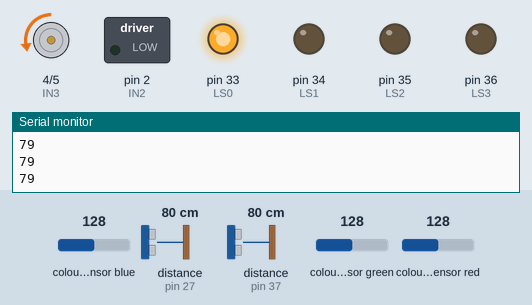
A sketch run on a simulated Arduino Mega 2560, built with avr-gcc and run on an emulated ATmega2560. Parts: motor-driver pin pairs drawn as motors (green arrow = first pin HIGH = forward, orange = second pin HIGH = backward, longer = more drive, scaled by the enable pin), switched loads named in the sketch (green lamp = pin HIGH), output pins drawn as LEDs (lit = HIGH), the last lines printed to the serial monitor. Wiring (inferred from the names in the program): ultrasonic range finder: trigger pin 26; echo pin 27; TCS3200 colour sensor: output pin 32; S2 pin 30; S3 pin 31; S0 pin 28; S1 pin 29. Dashed ring = blinking. The test bench sets the inputs (shaded band); at power-on: colour sensor blue 128, distance to the obstacle (sensors on pin 27, pin 37) 80 cm, colour sensor green 128, colour sensor red 128. The echo pulse lasts 58.3 µs per cm; pins used as bus, display or sensor lines are not drawn.

Above: at 1.2 s.
1.3 s: colour sensor blue set to 40
2.8 s: colour sensor blue set to 34
At 3.2 s:
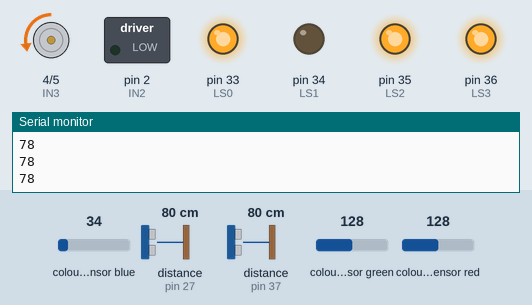
5.8 s: colour sensor blue set to 239
At 7.0 s:
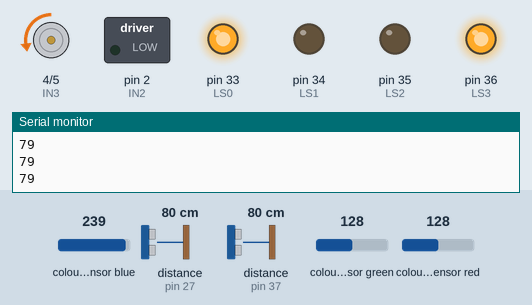
7.3 s: colour sensor blue set to 5
At 7.9 s:
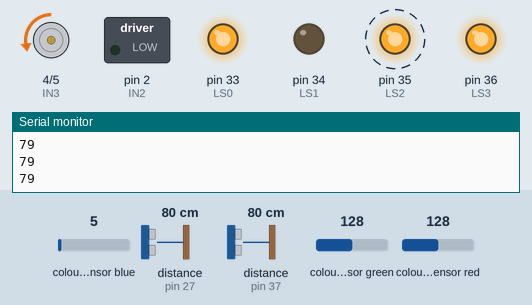
Timing chart, 0 to 11.3 s (numbered marks = the images above; inputs shaded):
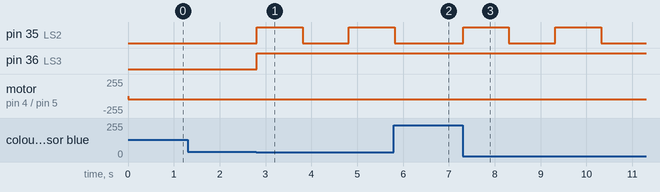

The sketch:

ObstacleAvoidance_0523.ino
```cpp
//Right Color Sensor, CS1
#define RS0 28
#define RS1 29
#define RS2 30
#define RS3 31
#define RSOut 32

//Left Color Sensor, CS2
#define LS0 33
#define LS1 34
#define LS2 35
#define LS3 36
#define LSOut 37

// Analog values for colors
#define redMin 38
#define redMax 236
#define greenMin 40
#define greenMax 364
#define blueMin 36
#define blueMax 319

//Left Motor
//I changed the values here to align with the chart Perrin made
#define ENA 0
#define IN1 1
#define IN2 2

// RIGHT Motor
#define ENB 3
#define IN3 4
#define IN4 5

// Ultrasonic Sensor 1, front of the vehicle
#define echoPin1 27
#define trigPin1 26

// _Ultrasonic Sensor 2, side of the vehicle
#define echoPin2 24
#define trigPin2 25

//Timing
#define speedR 17
#define speedL 20
#define waitTime 1450
#define turnTime 7000

//motors
int PWMvalR = 255*speedR/100;
int PWMvalL = 255*speedL/100;

//color sensor
int RredFreq = 0;     int LredFreq = 0;
int RgreenFreq = 0;   int LgreenFreq = 0;
int RblueFreq = 0;    int LblueFreq = 0;
int RredColor = 0;    int LredColor = 0;
int RgreenColor = 0;  int LgreenColor = 0;
int RblueColor = 0;   int LblueColor = 0;

char isColorR = 0;    char isColorL = 0;

//front ultrasonic sensor
long duration1;
int distance1;
int targetDistance1 = 15;

//side ultrasonic sensor
long duration2;
int distance2;
int targetDistance2 = 15;

//States
enum {FindBoundary,FindGap,Choice,End};
unsigned char state;

void setup() {
  // put your setup code here, to run once:
   // Set all motor controller pins as outputs
  pinMode(ENA, OUTPUT);
  pinMode(ENB, OUTPUT);
  pinMode(IN1, OUTPUT);
  pinMode(IN2, OUTPUT);
  pinMode(IN3, OUTPUT);
  pinMode(IN4, OUTPUT);

  // Initial state - Turn off all the motors
  digitalWrite(IN1, LOW);
  digitalWrite(IN2, LOW);
  digitalWrite(IN3, LOW);
  digitalWrite(IN4, LOW);

  // Port setup for LEFT and RIGHT color sensor pins
  pinMode(RS0, OUTPUT); pinMode(RS1, OUTPUT); pinMode(RS2, OUTPUT); pinMode(RS3, OUTPUT); pinMode(RSOut, INPUT);
  pinMode(LS0, OUTPUT); pinMode(LS1, OUTPUT); pinMode(LS2, OUTPUT); pinMode(LS3, OUTPUT); pinMode(LSOut, INPUT);

  // Setting sensor frequency scaling to 20%
  digitalWrite(RS0, HIGH); digitalWrite(RS1, LOW);
  digitalWrite(LS0, HIGH); digitalWrite(LS1, LOW);

  //ultrasonic sensors
  pinMode(trigPin1, OUTPUT);
  pinMode(echoPin1, INPUT);
  pinMode(trigPin2, OUTPUT);// I added this line to account for the other color sensor, it needs to be determined if the color sensor is the fron or the side one
  pinMode(echoPin2, INPUT);

  state = Choice;

  Serial.begin(115200);
}

void loop() {
  // put your main code here, to run repeatedly:
  switch (state){

    case FindBoundary:
      if(RightSensor() == 1 && LeftSensor() == 1){
        RotateRt();
        delay(2*turnTime);
        state = FindGap;
      }
      else{
        Forward();
      }
    break;

    case FindGap:
      if(SideUltrasonic() > targetDistance2){
        Forward();
        delay(waitTime);
        RotateLft();
        delay(turnTime);
        state = Choice;
      }
      else{
        Forward();
      }
    break;

    case Choice:
      if(FrontUltrasonic() < targetDistance1){
        RotateLft();
        delay(turnTime);
        Stop();
        state = End;
      }
      else if(RightSensor() == 2 && LeftSensor() == 2){
        Stop();
        state = End;
      }
      else{
        Forward();
      }
    break;

    case End:
    Stop();
    break;

    default:
      state = Choice;
    break;

  }

}

char RightSensor() {
  // Setting RED (R) filter photodiodes to be read
  digitalWrite(RS2,LOW);
  digitalWrite(RS3,LOW);
  RredFreq = pulseIn(RSOut, LOW);
  RredColor = map(RredFreq, redMin, redMax, 255, 0);

  // Setting GREEN (G) filtered photodiodes to be read
  digitalWrite(RS2,HIGH);
  digitalWrite(RS3,HIGH);
  RgreenFreq = pulseIn(RSOut, LOW);
  RgreenColor = map(RgreenFreq, greenMin, greenMax, 255, 0);

  // Setting BLUE (B) filtered photodiodes to be read
  digitalWrite(RS2,LOW);
  digitalWrite(RS3,HIGH);
  RblueFreq = pulseIn(RSOut, LOW);
  RblueColor = map(RblueFreq, blueMin, blueMax, 255, 0);

  if(RredColor>200 && RgreenColor>200 && RblueColor>200){ //checks if color is white
    isColorR = 1;
  }
  else if(RgreenColor>RredColor && RgreenColor>RblueColor){ //green
    isColorR = 2;
  }
  else{
    isColorR = 0;
  }
  return isColorR;
}

char LeftSensor() { // Uses color sensor to estimate the color of an object
  // Setting RED (R) filter photodiodes to be read
  digitalWrite(LS2,LOW);
  digitalWrite(LS3,LOW);
  LredFreq = pulseIn(LSOut, LOW);
  LredColor = map(LredFreq, redMin, redMax, 255, 0);

  // Setting GREEN (G) filtered photodiodes to be read
  digitalWrite(LS2,HIGH);
  digitalWrite(LS3,HIGH);
  LgreenFreq = pulseIn(LSOut, LOW);
  LgreenColor = map(LgreenFreq, greenMin, greenMax, 255, 0);

  // Setting BLUE (B) filtered photodiodes to be read
  digitalWrite(LS2,LOW);
  digitalWrite(LS3,HIGH);
  LblueFreq = pulseIn(LSOut, LOW);
  LblueColor = map(LblueFreq, blueMin, blueMax, 255, 0);

  if(LredColor>200 && LgreenColor>200 && LblueColor>200){
    isColorL = 1;
  }
  else if(LgreenColor>LredColor && LgreenColor>LblueColor){ //green
    isColorL = 2;
  }
  else{
    isColorL = 0;
  }
  return isColorL;
}

int FrontUltrasonic()
{
  digitalWrite(trigPin1, LOW);
  delayMicroseconds(2);
  digitalWrite(trigPin1, HIGH);
  delayMicroseconds(10);
  digitalWrite(trigPin1, LOW);
  duration1 = pulseIn(echoPin1, HIGH);
  distance1 = duration1 * 0.034 / 2;
  if(distance1 <= 1){ //if sensor breaks
    distance1 = 20;
  }
  Serial.println(distance1);
  return distance1;
}

int SideUltrasonic()
{
  digitalWrite(trigPin1, LOW);
  delayMicroseconds(2);
  digitalWrite(trigPin1, HIGH);
  delayMicroseconds(10);
  digitalWrite(trigPin1, LOW);
  duration2 = pulseIn(echoPin1, HIGH);
  distance2 = duration2 * 0.034 / 2;
  if(distance2 < 1){ //if sensor breaks
    distance2 = 20;
  }
  return distance2;
}

void Stop() {
  digitalWrite(IN1, LOW);
  digitalWrite(IN2, LOW);
  digitalWrite(IN3, LOW);
  digitalWrite(IN4, LOW);
}

void Forward() {
  analogWrite(ENA, PWMvalR);
  analogWrite(ENB, PWMvalL);

  digitalWrite(IN1, HIGH);
  digitalWrite(IN2, LOW);
  digitalWrite(IN3, LOW);
  digitalWrite(IN4, HIGH);
}

void RotateRt() {
  analogWrite(ENA, PWMvalR);
  analogWrite(ENB, PWMvalL);

  digitalWrite(IN1, HIGH);
  digitalWrite(IN2, LOW);
  digitalWrite(IN3, HIGH);
  digitalWrite(IN4, LOW);
}

void RotateLft() {
  analogWrite(ENA, PWMvalR*2);
  analogWrite(ENB, PWMvalL*2);

  digitalWrite(IN1, LOW);
  digitalWrite(IN2, HIGH);
  digitalWrite(IN3, LOW);
  digitalWrite(IN4, HIGH);
}

void Backward()
{
  analogWrite(ENA, PWMvalR);
  analogWrite(ENB, PWMvalL);

  digitalWrite(IN1, LOW);
  digitalWrite(IN2, HIGH);
  digitalWrite(IN3, HIGH);
  digitalWrite(IN4, LOW);
}
```

Measured:
- the behaviour switches between 38 and 37 on colour sensor blue (found by bisection; images 0 and 1)
- after the input at 2.8 s, pin 35 (LS2): LOW → HIGH at once, → LOW 1.0 s later, → HIGH 1.0 s later; pin 36 (LS3): LOW → HIGH at once
- after the input at 5.8 s, pin 35 (LS2): goes on until 5.8 s, then stays LOW
- after the input at 7.3 s, pin 35 (LS2): alternates HIGH for 1.0 s and LOW for 1.0 s, starting at once
